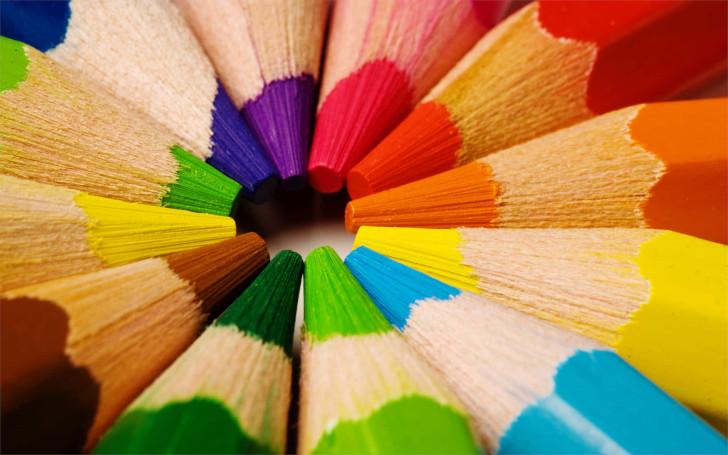
#> input picture input_image_colorful.jpg, 728 x 455 px, found by its file name; the run also reads 1 picture not shown here
$ python Histogram_Analysis.py
#> lines starting #> are read from the running program, lines starting #| are printed output that depends on the picture; pictures that were not available may be replaced by others from this repository, and a replacement may not be noted
import cv2
import numpy as np
import matplotlib.pyplot as plt
import os

# Define the directory where you want to save the histograms
output_dir = '/home/yash/phd/Programs/DNA_Stream_Cipher_Image_crypt/Image_Analysis/'

# Create the directory if it doesn't exist
if not os.path.exists(output_dir):
    os.makedirs(output_dir)

# Load the original, encrypted, and decrypted images
original_image = cv2.imread('/home/yash/phd/Programs/DNA_Stream_Cipher_Image_crypt/input_image_colorful.jpg')
#> original_image is the input picture: shape (455, 728, 3); mean B, G, R 72.5, 130, 173.1
encrypted_image = cv2.imread('/home/yash/phd/Programs/DNA_Stream_Cipher_Image_crypt/encrypted_image_new_DNA_cipher.png')
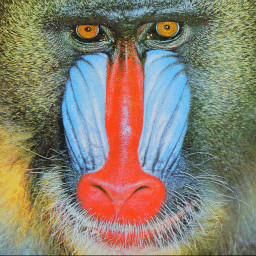
#> input picture Baboon_plain.jpg, 256 x 256 px, given in place of encrypted_image_new_DNA_cipher.png, which was not available
#> encrypted_image is the input picture: shape (256, 256, 3); mean B, G, R 112.7, 129.1, 136.7
decrypted_image = cv2.imread('/home/yash/phd/Programs/DNA_Stream_Cipher_Image_crypt/decrypted_image_new_DNA_cipher.png')

# Function to plot and save histograms with enhanced aesthetics
def plot_and_save_histograms(original, encrypted, decrypted, output_dir):
    channels = cv2.split(original)
    encrypted_channels = cv2.split(encrypted)
    decrypted_channels = cv2.split(decrypted)
    colors = ('b', 'g', 'r')
    channel_names = ('Blue', 'Green', 'Red')

    # Set a style
    plt.style.use('bmh')

    for i, (orig_channel, enc_channel, dec_channel, color, name) in enumerate(zip(channels, encrypted_channels, decrypted_channels, colors, channel_names)):
        hist_orig = cv2.calcHist([orig_channel], [0], None, [256], [0, 256]).flatten()
        hist_enc = cv2.calcHist([enc_channel], [0], None, [256], [0, 256]).flatten()
        hist_dec = cv2.calcHist([dec_channel], [0], None, [256], [0, 256]).flatten()

        # Plot the histogram
        plt.figure(figsize=(10, 6))
        plt.title(f"Histogram Comparison for {name} Channel", fontsize=18, fontweight='bold')
        plt.xlabel("Bins", fontsize=14, fontweight='bold')
        plt.ylabel("# of Pixels", fontsize=14, fontweight='bold')
        plt.plot(hist_orig, color=color, linestyle='-', linewidth=2, alpha=0.75, label='Original')
        plt.plot(hist_enc, color=color, linestyle='--', linewidth=2, alpha=0.75, label='Encrypted')
        plt.plot(hist_dec, color=color, linestyle='-.', linewidth=2, alpha=0.75, label='Decrypted')
        plt.xlim([0, 256])
        plt.ylim([0, 2200])  # Adjust the y-axis limit as needed
        plt.grid(True, linestyle='--', alpha=0.5)

        # Adding legend
        plt.legend(loc='upper right', fontsize=12)

        # Save the histogram as an image file in the specified directory
        output_file = os.path.join(output_dir, f"Histogram_Comparison_{name}.png")
        plt.savefig(output_file, bbox_inches='tight', pad_inches=0.1)
        print(f"Histogram comparison for {name} channel saved as {output_file}")

        # Close the plot to free memory
        plt.close()
#> this loop made 3 passes
#> (color, name) on passes 1 to 3: ('b', 'Blue'), ('g', 'Green'), ('r', 'Red')
#| Histogram comparison for Blue channel saved as /home/yash/phd/Programs/DNA_Stream_Cipher_Image_crypt/Image_Analysis/Histogram_Comparison_Blue.png
#| Histogram comparison for Green channel saved as /home/yash/phd/Programs/DNA_Stream_Cipher_Image_crypt/Image_Analysis/Histogram_Comparison_Green.png
#| Histogram comparison for Red channel saved as /home/yash/phd/Programs/DNA_Stream_Cipher_Image_crypt/Image_Analysis/Histogram_Comparison_Red.png
#> pass 1, in plot_and_save_histograms, `plt.savefig(output_file, bbox_inches='tight', pad_inches=0.1)`:
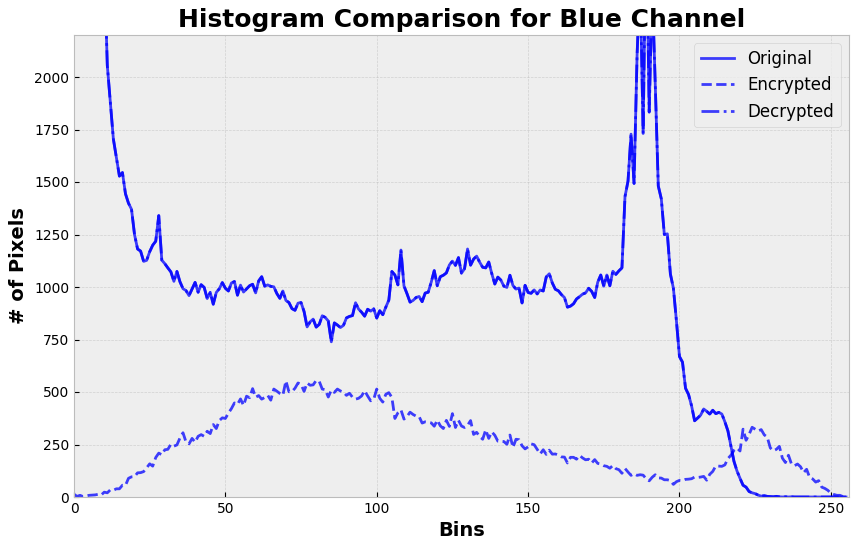
#> figure drawn by matplotlib, 1 panel; curve peaks at x = 0, y = 36633; curve peaks at x = 80, y = 555; curve peaks at x = 0, y = 36633
#> pass 2, in plot_and_save_histograms, `plt.savefig(output_file, bbox_inches='tight', pad_inches=0.1)`:
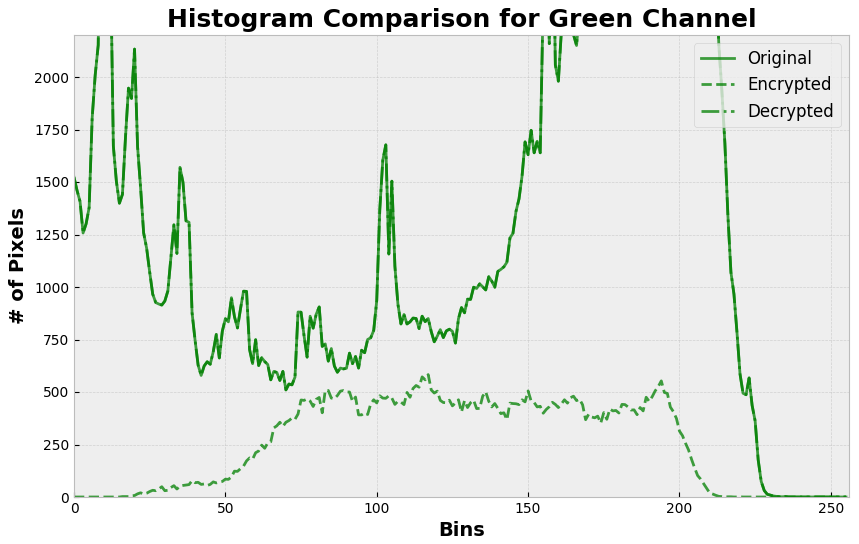
#> figure drawn by matplotlib, 1 panel; curve peaks at x = 208, y = 3993; curve peaks at x = 117, y = 583; curve peaks at x = 208, y = 3993

# Plot and save histograms for comparison
plot_and_save_histograms(original_image, encrypted_image, decrypted_image, output_dir)
